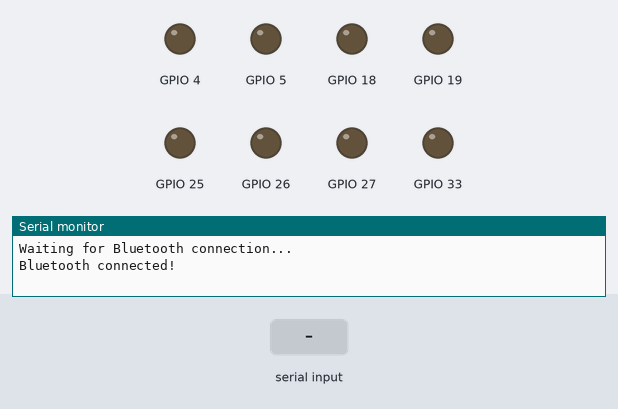
This sketch was run on a simulated ESP32. On the bench: output pins drawn as LEDs (lit = HIGH), the last lines printed to the serial monitor. Inputs (shaded band) come from the test bench. Nothing arrives over Bluetooth unless stated.

Above: at 1.2 s.
1.3 s: "1\n" received over the second serial link
At 1.8 s:
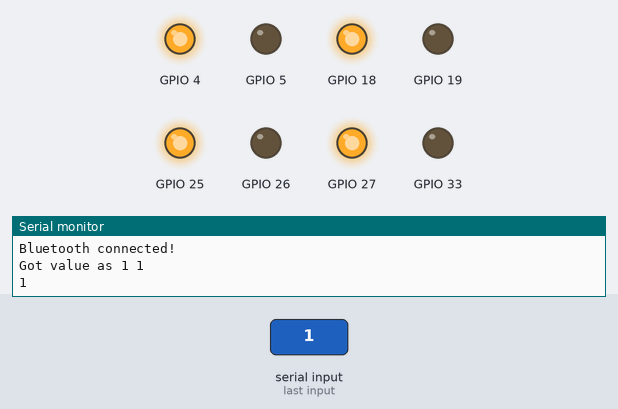
2.8 s: "3\n" received over the second serial link
At 4.0 s:
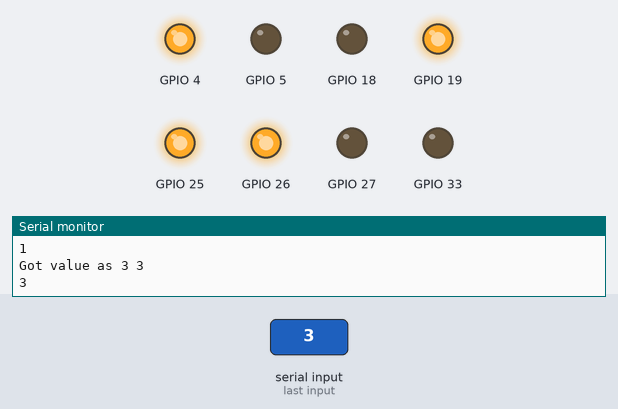
4.3 s: "4\n" received over the second serial link
At 5.2 s:
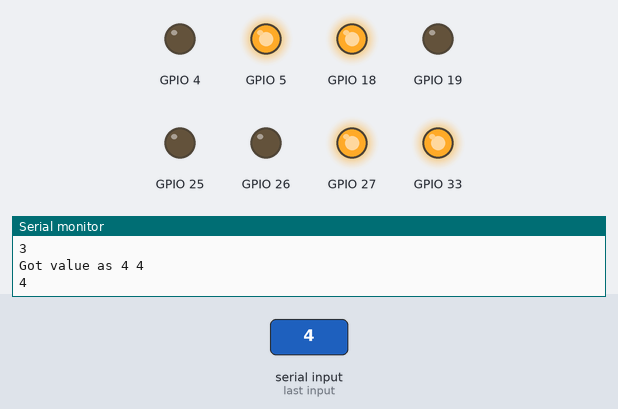
5.8 s: "5\n" received over the second serial link
At 6.3 s:
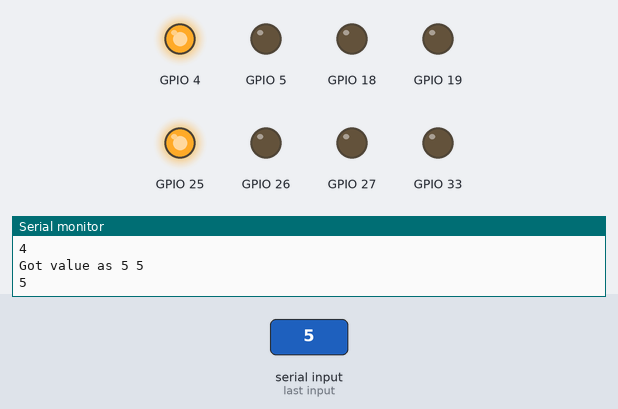
7.3 s: "6\n" received over the second serial link
At 8.5 s:
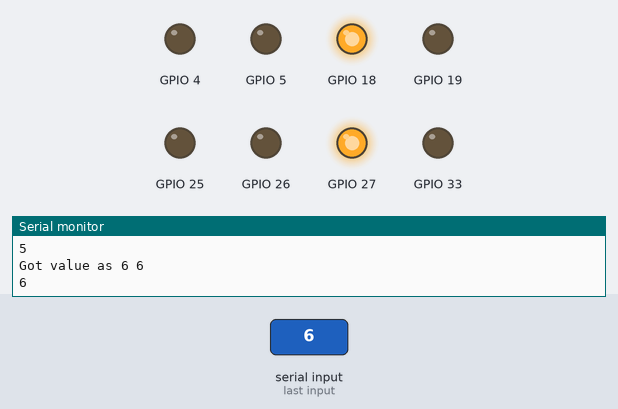
8.8 s: "90\n" received over the second serial link
At 9.8 s:
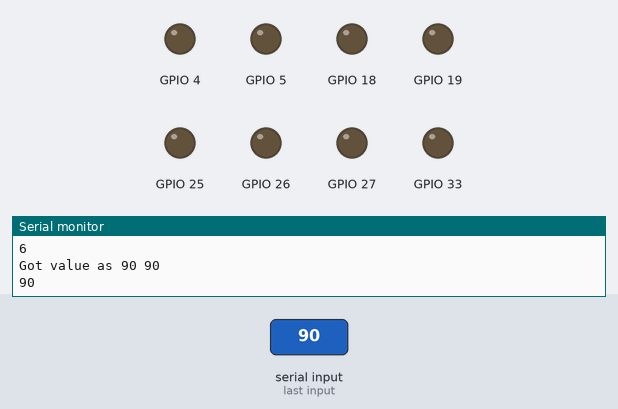
Timing chart, 0 to 11.3 s (numbered marks = the images above; inputs shaded):
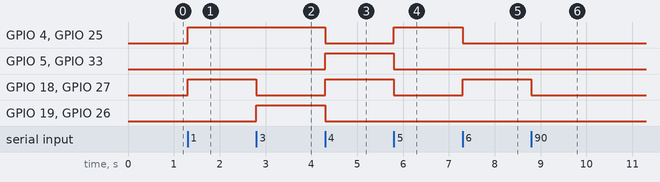

Measured:
- after the input at 1.3 s, GPIO 4, GPIO 18, GPIO 25, GPIO 27: LOW → HIGH at once
- after the input at 2.8 s, GPIO 18, GPIO 27: HIGH → LOW at once; GPIO 19, GPIO 26: LOW → HIGH at once
- after the input at 4.3 s, GPIO 4, GPIO 19, GPIO 25, GPIO 26: HIGH → LOW at once; GPIO 5, GPIO 18, GPIO 27, GPIO 33: LOW → HIGH at once
- after the input at 5.8 s, GPIO 4, GPIO 25: LOW → HIGH at once; GPIO 5, GPIO 18, GPIO 27, GPIO 33: HIGH → LOW at once
- after the input at 7.3 s, GPIO 4, GPIO 25: HIGH → LOW at once; GPIO 18, GPIO 27: LOW → HIGH at once
- after the input at 8.8 s, GPIO 18, GPIO 27: HIGH → LOW at once

The sketch:

JOYSTICK_BLU_testing2.ino
```cpp
#include <Arduino.h>
#include "BluetoothSerial.h"
#include <vector>

#define FRONT_RIGHT_MOTOR 0
#define BACK_RIGHT_MOTOR 1
#define FRONT_LEFT_MOTOR 2
#define BACK_LEFT_MOTOR 3
#define D 2

#define FORWARD 1
#define BACKWARD -1
#define STOP 0

struct MOTOR_PINS
{
  int pinIN1;
  int pinIN2;
};

std::vector<MOTOR_PINS> motorPins =
{
  {4, 5},  // FRONT_RIGHT_MOTOR
  {18, 19}, // BACK_RIGHT_MOTOR
  {27, 26}, // FRONT_LEFT_MOTOR
  {25, 33}, // BACK_LEFT_MOTOR
};

BluetoothSerial SerialBT;

void setUpPinModes()
{
  for (int i = 0; i < motorPins.size(); i++)
  {
    pinMode(motorPins[i].pinIN1, OUTPUT);
    pinMode(motorPins[i].pinIN2, OUTPUT);
    rotateMotor(i, STOP);
  }
}

void rotateMotor(int motorNumber, int motorDirection)
{
  if (motorDirection == FORWARD)
  {
    digitalWrite(motorPins[motorNumber].pinIN1, HIGH);
    digitalWrite(motorPins[motorNumber].pinIN2, LOW);
  }
  else if (motorDirection == BACKWARD)
  {
    digitalWrite(motorPins[motorNumber].pinIN1, LOW);
    digitalWrite(motorPins[motorNumber].pinIN2, HIGH);
  }
  else
  {
    digitalWrite(motorPins[motorNumber].pinIN1, LOW);
    digitalWrite(motorPins[motorNumber].pinIN2, LOW);
  }
}

void processCarMovement(String inputValue)
{
  Serial.printf("Got value as %s %d\n", inputValue.c_str(), inputValue.toInt());
  switch(inputValue.toInt())
  {
    case 1:
      // Move forward
      rotateMotor(FRONT_RIGHT_MOTOR, FORWARD);
      rotateMotor(BACK_RIGHT_MOTOR, FORWARD);
      rotateMotor(FRONT_LEFT_MOTOR, FORWARD);
      rotateMotor(BACK_LEFT_MOTOR, FORWARD);
      break;

    case D:
      // Move backward
      rotateMotor(FRONT_RIGHT_MOTOR, BACKWARD);
      rotateMotor(BACK_RIGHT_MOTOR, BACKWARD);
      rotateMotor(FRONT_LEFT_MOTOR, BACKWARD);
      rotateMotor(BACK_LEFT_MOTOR, BACKWARD);
      break;

    case 3:
      // Move left
      rotateMotor(FRONT_RIGHT_MOTOR, FORWARD);
      rotateMotor(BACK_RIGHT_MOTOR, BACKWARD);
      rotateMotor(FRONT_LEFT_MOTOR, BACKWARD);
      rotateMotor(BACK_LEFT_MOTOR, FORWARD);
      break;

    case 4:
      // Move right
      rotateMotor(FRONT_RIGHT_MOTOR, BACKWARD);
      rotateMotor(BACK_RIGHT_MOTOR, FORWARD);
      rotateMotor(FRONT_LEFT_MOTOR, FORWARD);
      rotateMotor(BACK_LEFT_MOTOR, BACKWARD);
      break;

    case 5:
      rotateMotor(FRONT_RIGHT_MOTOR, FORWARD);
      rotateMotor(BACK_RIGHT_MOTOR, STOP);
      rotateMotor(FRONT_LEFT_MOTOR, STOP);
      rotateMotor(BACK_LEFT_MOTOR, FORWARD);
      break;

    case 6:
      rotateMotor(FRONT_RIGHT_MOTOR, STOP);
      rotateMotor(BACK_RIGHT_MOTOR, FORWARD);
      rotateMotor(FRONT_LEFT_MOTOR, FORWARD);
      rotateMotor(BACK_LEFT_MOTOR, STOP);
      break;

    case 7:
      rotateMotor(FRONT_RIGHT_MOTOR, STOP);
      rotateMotor(BACK_RIGHT_MOTOR, BACKWARD);
      rotateMotor(FRONT_LEFT_MOTOR, BACKWARD);
      rotateMotor(BACK_LEFT_MOTOR, STOP);
      break;

    case 8:
      rotateMotor(FRONT_RIGHT_MOTOR, BACKWARD);
      rotateMotor(BACK_RIGHT_MOTOR, STOP);
      rotateMotor(FRONT_LEFT_MOTOR, STOP);
      rotateMotor(BACK_LEFT_MOTOR, BACKWARD);
      break;

    case 9:
      rotateMotor(FRONT_RIGHT_MOTOR, FORWARD);
      rotateMotor(BACK_RIGHT_MOTOR, FORWARD);
      rotateMotor(FRONT_LEFT_MOTOR, BACKWARD);
      rotateMotor(BACK_LEFT_MOTOR, BACKWARD);
      break;

    case 10:
      rotateMotor(FRONT_RIGHT_MOTOR, BACKWARD);
      rotateMotor(BACK_RIGHT_MOTOR, BACKWARD);
      rotateMotor(FRONT_LEFT_MOTOR, FORWARD);
      rotateMotor(BACK_LEFT_MOTOR, FORWARD);
      break;

    case 0:
      // Stop
      rotateMotor(FRONT_RIGHT_MOTOR, STOP);
      rotateMotor(BACK_RIGHT_MOTOR, STOP);
      rotateMotor(FRONT_LEFT_MOTOR, STOP);
      rotateMotor(BACK_LEFT_MOTOR, STOP);
      break;

    default:
      // Stop (default)
      rotateMotor(FRONT_RIGHT_MOTOR, STOP);
      rotateMotor(BACK_RIGHT_MOTOR, STOP);
      rotateMotor(FRONT_LEFT_MOTOR, STOP);
      rotateMotor(BACK_LEFT_MOTOR, STOP);
      break;
  }
}


void setup(void)
{
  setUpPinModes();
  Serial.begin(115200);

  SerialBT.begin("MecanumController"); // Bluetooth device name

  // Wait for a connection from the joystick app
  Serial.println("Waiting for Bluetooth connection...");
  while (!SerialBT.connected())
  {
    delay(1000);
    Serial.println("Still waiting...");
  }
  Serial.println("Bluetooth connected!");
}

void loop()
{
  // Handle Bluetooth control
  if (SerialBT.available())
  {
    String inputValue = SerialBT.readStringUntil('\n');
    inputValue.trim();
    processCarMovement(inputValue);
    Serial.println(inputValue);
  }
  // Continue with your other code as needed
}
```
